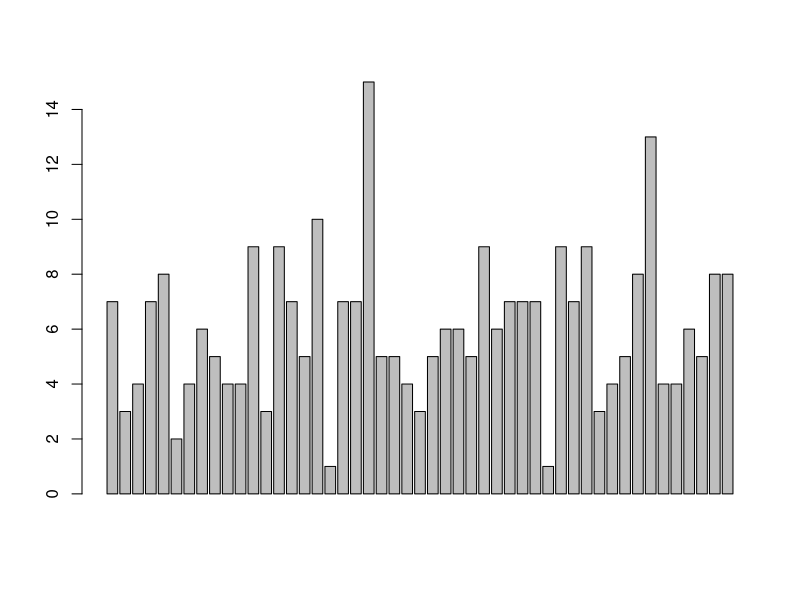

Source code (R):
library(plyr)

dat = read.csv("data.txt")
head(dat)
dim(dat)
dat$bin = as.integer(dat[,1]/4587)
dat$bin = dat$bin + 1
x = count(dat$bin)

freqs = x$freq

barplot(freqs)
